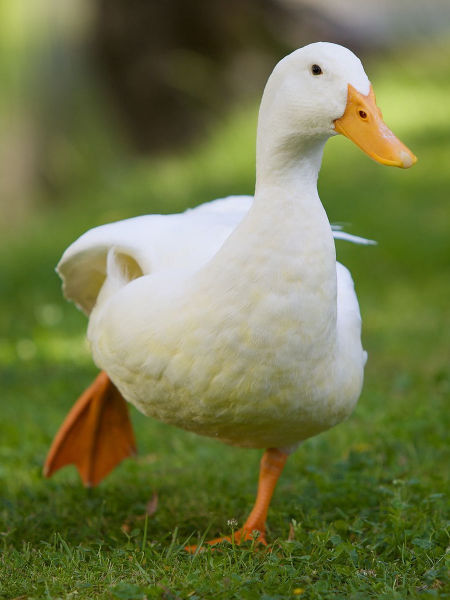
#> input picture images/duck.jpg, 900 x 1200 px (shown at 1/2 size)
$ python image_demo.py
#> lines starting #> are read from the running program, lines starting #| are printed output that depends on the picture
from PIL import Image

im = Image.open("images/duck.jpg")
#> im is the input picture: PIL image 900x1200 RGB; mean R, G, B 113.5, 120.2, 73.3

#display
# im.show()

#size is a tuple - multiple value like array
print("size", im.size)
#| size (900, 1200)

print ("width", im.size[0])
#| width 900
#width number of colums

print ("height", im.size[1])
#| height 1200
#height number of rows

#loads image as 2d pixel array
pixels = im.load()

print (pixels[0,0])
#| (173, 184, 80)


#colum and then row
print (pixels[899,1199])
#| (64, 80, 5)

r, g, b = pixels[0,0]
#> r = 173; g = 184; b = 80
print("red at 0, 0: ", r)
#| red at 0, 0:  173

print ("blue at 0, 0: ", pixels[0,0][2])
#| blue at 0, 0:  80


mid = im.size[1]/2
#> mid = 600

for x in range (im.size[0]):
    pixels[x, mid] = (0,0,0)


#crop to keep top half


#left, top, right, bottom
cropped = im.crop((0,0,im.size[0],mid))
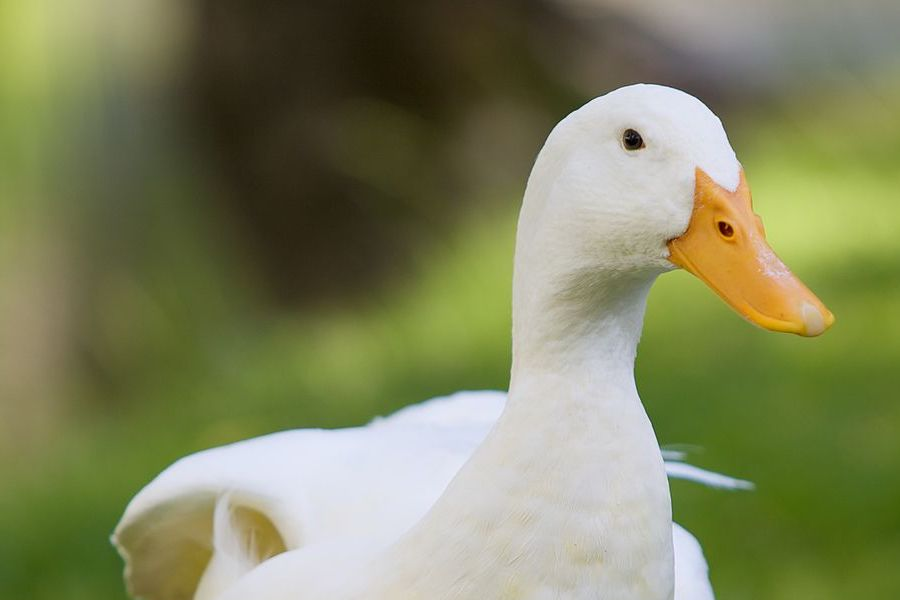
#> cropped: PIL image 900x600 RGB; mean R, G, B 127.7, 131.9, 93.5

cropped.show()

cropped2 = im.crop((0,0,im.size[0],mid+100))
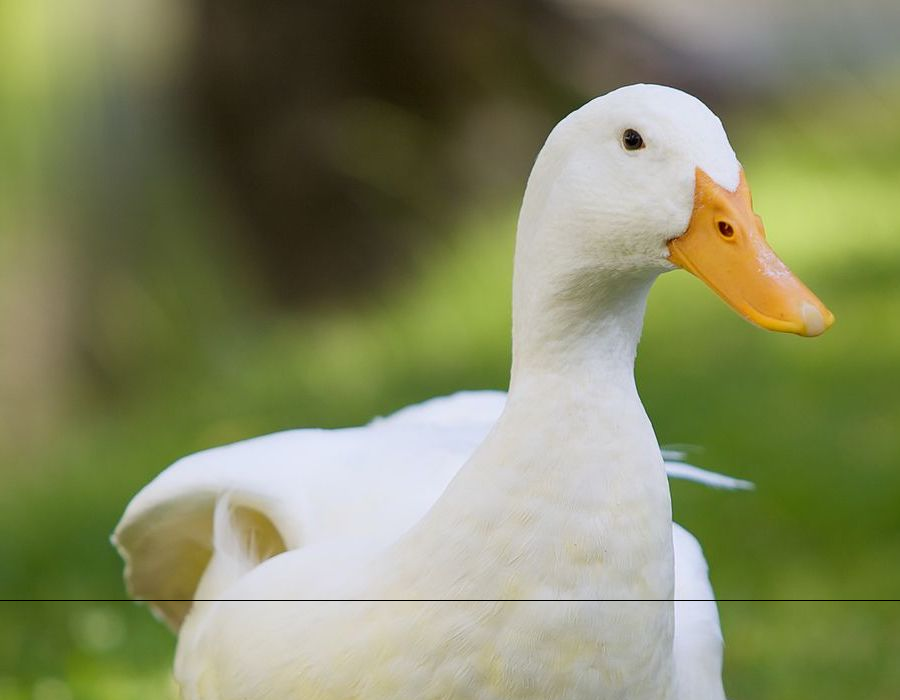
#> cropped2: PIL image 900x700 RGB; mean R, G, B 131.6, 136.1, 97.8

cropped2.show()

cropped.save("croppedduck.jpg")


blueduck = Image.new("RGB", (im.size[0], im.size[1]))
#> blueduck: PIL image 900x1200 RGB; every value is 0

blueduck.px = blueduck.load()

for x in range (0, im.size[0]):
    for y in range (0, im.size[1]):
        r,g,b = pixels[x,y]
        if r > 140 and g > 140 and b > 140:
            r = 0
            g = 0
            b = 255
        blueduck.px[x,y] = (r,g,b)

blueduck.show()
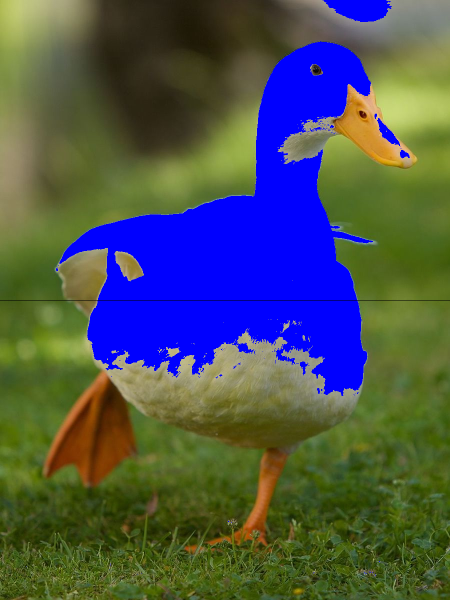
#> shown: PIL image 900x1200 RGB (shown at 1/2 size); mean R, G, B 76, 82.8, 84.3

#treat as black and white
red,green,blue = im.split()
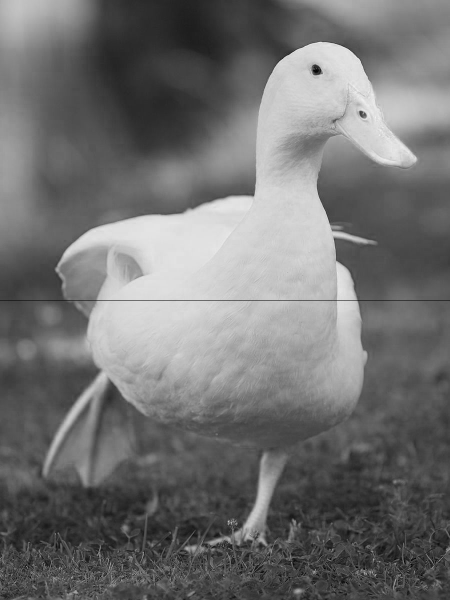
#> red: PIL image 900x1200 L (shown at 1/2 size); min 0, max 252, mean 113.4
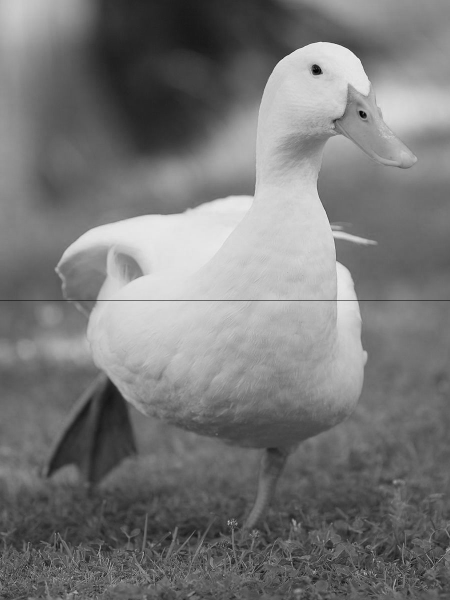
#> green: PIL image 900x1200 L (shown at 1/2 size); min 0, max 255, mean 120.1
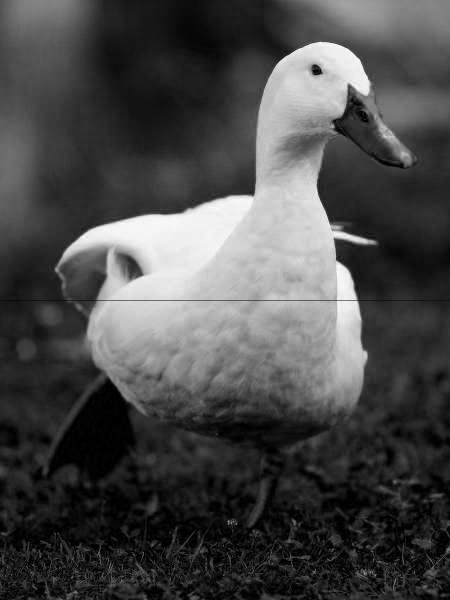
#> blue: PIL image 900x1200 L (shown at 1/2 size); min 0, max 255, mean 73.2


red.show()
green.show()
blue.show()
red_px = red.load()
print("red at 0,0", red_px[0,0])
#| red at 0,0 173

merged = Image.merge("RGB", (red,green,blue))
merged.show()
